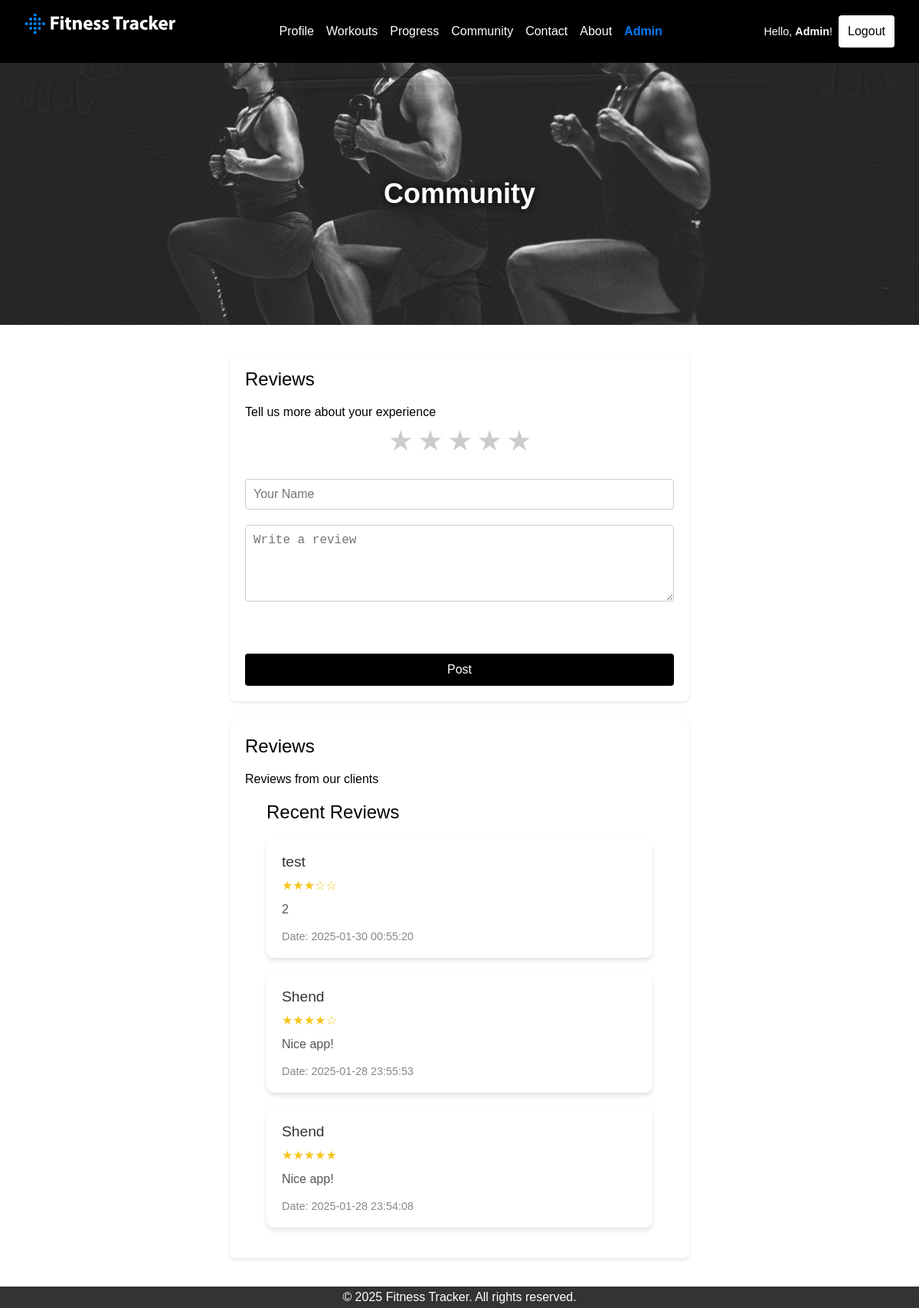
Screenshot of /community.php (signed in) with the database file from the repository.
### tables this page shows
CREATE TABLE `site_settings` (
  `id` int(11) NOT NULL,
  `site_name` varchar(255) NOT NULL,
  `footer_text` varchar(255) NOT NULL,
  `about_text` text NOT NULL,
  `site_logo` varchar(255) DEFAULT NULL
);

CREATE TABLE `reviews` (
  `id` int(11) NOT NULL,
  `rating` int(11) NOT NULL CHECK (`rating` between 1 and 5),
  `name` varchar(255) NOT NULL,
  `review` text NOT NULL,
  `status` varchar(255) NOT NULL,
  `created_at` timestamp NOT NULL DEFAULT current_timestamp()
);

### community.php (the view, shortened to what this page needs)
<!DOCTYPE html>
<html lang="en">
<head>
	  	<link rel="stylesheet" href="assets/css/reset.css">
		<link rel="stylesheet" href="assets/css/style.css">
</head>
<body>
	<?php include 'navbar.php'; ?>
<div class="community-background cover-bg">
        <h1>Community</h1>
		</div>
    <main>
        <section id="forums">
            <h2>Reviews</h2>
            <p>Tell us more about your experience</p>
            <form action="/reviews.php" method="POST">
			<div class="stars">
                <label>
                    <span class="star">&#9733;</span>
                </label>
                <label>
                    <span class="star">&#9733;</span>
                </label>
                <label>
                    <span class="star">&#9733;</span>
                </label>
                <label>
                    <span class="star">&#9733;</span>
                </label>
                <label>
                    <span class="star">&#9733;</span>
                </label>
            </div>
			<input type="text" name="name" placeholder="Your Name">
                <textarea placeholder="Write a review" id="forum-message" name="review" rows="4" cols="50"></textarea><br>
                <button type="submit">Post</button>
            </form>
        </section>
        <section id="challenges">
            <h2>Reviews</h2>
            <p>Reviews from our clients</p>
		  <div class="reviews-container">
        <h2>Recent Reviews</h2>
                <?php
    $servername = "localhost";
    $username = "root";
    $password = "";
    $dbname = "fitness_app";
                $conn = new mysqli($servername, $username, $password, $dbname);
                $sql = "SELECT name, rating, review, status, created_at FROM reviews WHERE status = 'approved' ORDER BY created_at DESC LIMIT 5";
                $result = $conn->query($sql);
                if ($result->num_rows > 0) {
            while ($row = $result->fetch_assoc()) {
                echo "<div class='review-card'>";
                echo "<h3>" . htmlspecialchars($row['name']) . "</h3>";
                echo "<div class='rating'>" . str_repeat("&#9733;", $row['rating']) . str_repeat("&#9734;", 5 - $row['rating']) . "</div>";
                echo "<div class='review-content'>" . htmlspecialchars($row['review']) . "</div>";
                echo "<div class='meta'>Date: " . $row['created_at'] . "</div>";
                echo "</div>";
            }
        } else {
            echo "<p>No approved reviews yet.</p>";
        }
                ?>
    </div>
        </section>
    </main>
<?php include 'footer.php'; ?>
</body>
</html>

### navbar.php (shortened to what this page needs)
<?php
$servername = "localhost";
$username = "root";
$password = "";
$dbname = "fitness_app";
$conn = new mysqli($servername, $username, $password, $dbname);
$settings_query = "SELECT site_name, footer_text, site_logo FROM site_settings WHERE id = 1";
$settings_result = $conn->query($settings_query);
$settings = $settings_result->fetch_assoc();
$footer_text = $settings['footer_text'] ?? "Default Footer Text";
$site_logo = $settings['site_logo'] ?? "Logo";
?>
<header>
<div class="logo"><a  href="index.php"><img class="logo-preview" src="/login/<?php echo $site_logo; ?>"/></a></div>
<nav class="nav-links">
    <a href="profile.php">Profile</a>
    <a href="workouts.php">Workouts</a>
    <a href="progress.php">Progress</a>
    <a href="community.php">Community</a>
    <a href="contact.php">Contact</a>
    <a href="about.php">About</a>
	<?php
if (!empty($_SESSION['user_id'])) {
    $user_id = $_SESSION['user_id'];
    $stmt = $conn->prepare("SELECT role FROM users WHERE id = ?");
    $stmt->bind_param("i", $user_id);
    $stmt->execute();
    $stmt->bind_result($role);
    if ($role === 'admin') {
        echo '<a href="/login/dashboard.php" style="color:#007bff; font-weight:bold;">Admin</a>';
    }
}
?>
</nav>
<div class="auth-links">
    <?php if (isset($_SESSION['user_id'])): ?>
			<?php
			$name = $_SESSION['name'] ?? 'User';
			?>
        <span>Hello, <strong><?php echo htmlspecialchars($name); ?></strong>!</span>&nbsp;
        <form method="POST" action="login/logout.php" style="display: inline;">
            <button style="background-color: #ffffff;color: #000000;cursor: pointer;" type="submit">Logout</button>
        </form>
    <?php else: ?>
        <a href="/login/">Login</a>
        <a href="/login/register.php">Register</a>
    <?php endif; ?>
</div>
    </header>

### footer.php
<footer>
    <p><?php echo $footer_text; ?></p>
</footer>

### assets/css/style.css (style rules this page uses)
body { font-family: sans-serif; background-color: white; color: black; }
header { display: flex; justify-content: space-between; align-items: center; background: black; color: white; padding: 16px 32px; }
.logo { font-size: 24px; font-weight: bold; }
.logo a { text-decoration: none; color:white; }
.nav-links { display: flex; gap: 16px; }
.nav-links a { color: white; text-decoration: none; font-size: 16px; }
.cover-bg h1 { font-size: 36px; font-weight: bold; }
.cover-bg { color: white; padding: 150px; text-align: center; width: 100%; box-sizing: border-box; background-position: center !important; background-size: cover !important; text-shadow: 0 0 11px black; }
.community-background { background: url("../../assets/img/community.jpg"); }
main { padding: 12px; }
section { margin-bottom: 12px; background: white; padding: 20px; border-radius: 8px; box-shadow: 0 2px 5px rgba(0, 0, 0, 0.1); }
footer { text-align: center; padding: 5px; background: #333; color: white; }
section { max-width: 600px; margin: 25px auto; padding: 20px; background: white; border-radius: 8px; box-shadow: 0 2px 5px rgba(0, 0, 0, 0.1); }
form { display: flex; flex-direction: column; gap: 20px; }
label { font-weight: bold; margin: 10px 0px 10px 0px; }
input,textarea { width: 100%; padding: 10px; border: 1px solid #ccc; border-radius: 4px; font-size: 16px; }
textarea { resize: vertical; min-height: 100px; margin:0px 0px 10px 0px; }
button { padding: 12px; background-color: black; color: white; border: none; border-radius: 4px; font-size: 16px; cursor: pointer; text-align: center; }
h2 { margin-bottom: 20px; }
.stars { display: flex; justify-content: center; gap: 10px; }
.star { font-size: 2rem; color: #ccc; cursor: pointer; transition: color 0.2s; }
.reviews-container { width: 90%; max-width: 800px; margin: 20px auto; }
.review-card { background: #ffffff; border-radius: 10px; box-shadow: 0 4px 6px rgba(0, 0, 0, 0.1); margin-bottom: 20px; padding: 20px; }
.review-card h3 { margin: 0; font-size: 1.2rem; color: #333; }
.review-card .rating { color: #f5c518; margin: 10px 0; }
.review-card .review-content { margin-top: 10px; color: #555; line-height: 1.5; }
.review-card .meta { margin-top: 15px; font-size: 0.9rem; color: #888; }
button { background-color: #000; color: #fff; cursor: pointer; }
.auth-links { gap: 15px; justify-content: flex-end; font-size: 0.9rem; }

### navbar.php (style rules this page uses)
.logo { text-align: center; margin-bottom: 20px; }
.logo-preview { max-width: 200px; height: auto; display: block; margin: 0 auto; }

### rows the page displays
site_settings: site_logo (picture), footer_text "© 2025 Fitness Tracker. All rights reserved."
reviews: name "test", rating "★★★", rating "☆☆", review "2", created_at "2025-01-30 00:55:20"
reviews: name "Shend", rating "★★★★", rating "☆", review "Nice app!", created_at "2025-01-28 23:55:53"
reviews: name "Shend", rating "★★★★★", review "Nice app!", created_at "2025-01-28 23:54:08"

### other values shown
$name "Admin"
